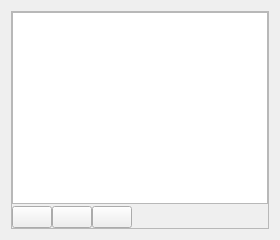
      <widget class="QWidget" name="FuncTab">
       <attribute name="icon">
        <iconset resource="../res/icons.qrc">
         <normaloff>:/MainWindow/icons/20x20/functions.png</normaloff>:/MainWindow/icons/20x20/functions.png</iconset>
       </attribute>
       <attribute name="title">
        <string>Функции</string>
       </attribute>
       <layout class="QGridLayout" name="gridLayout">
        <item row="0" column="0">
         <widget class="QSplitter" name="FuncSplitter">
          <property name="sizePolicy">
           <sizepolicy hsizetype="Expanding" vsizetype="Preferred">
            <horstretch>1</horstretch>
            <verstretch>1</verstretch>
           </sizepolicy>
          </property>
          <property name="orientation">
           <enum>Qt::Horizontal</enum>
          </property>
          <widget class="QFrame" name="frame_5">
           <property name="sizePolicy">
            <sizepolicy hsizetype="Preferred" vsizetype="Preferred">
             <horstretch>1</horstretch>
             <verstretch>0</verstretch>
            </sizepolicy>
           </property>
           <property name="frameShape">
            <enum>QFrame::StyledPanel</enum>
           </property>
           <property name="frameShadow">
            <enum>QFrame::Raised</enum>
           </property>
           <layout class="QGridLayout" name="gridLayout_6">
            <property name="horizontalSpacing">
             <number>0</number>
            </property>
            <property name="verticalSpacing">
             <number>2</number>
            </property>
            <property name="margin">
             <number>0</number>
            </property>
            <item row="0" column="0">
             <widget class="QListWidget" name="FuncList">
              <property name="sizePolicy">
               <sizepolicy hsizetype="Preferred" vsizetype="Expanding">
                <horstretch>0</horstretch>
                <verstretch>0</verstretch>
               </sizepolicy>
              </property>
              <property name="minimumSize">
               <size>
                <width>150</width>
                <height>0</height>
               </size>
              </property>
              <property name="maximumSize">
               <size>
                <width>16777215</width>
                <height>16777215</height>
               </size>
              </property>
              <property name="sizeIncrement">
               <size>
                <width>100</width>
                <height>0</height>
               </size>
              </property>
              <property name="baseSize">
               <size>
                <width>0</width>
                <height>0</height>
               </size>
              </property>
              <property name="palette">
               <palette>
                <active>
                 <colorrole role="AlternateBase">
                  <brush brushstyle="SolidPattern">
                   <color alpha="255">
                    <red>229</red>
                    <green>241</green>
                    <blue>255</blue>
                   </color>
                  </brush>
                 </colorrole>
                </active>
                <inactive>
                 <colorrole role="AlternateBase">
                  <brush brushstyle="SolidPattern">
                   <color alpha="255">
                    <red>229</red>
                    <green>241</green>
                    <blue>255</blue>
                   </color>
                  </brush>
                 </colorrole>
                </inactive>
                <disabled>
                 <colorrole role="AlternateBase">
                  <brush brushstyle="SolidPattern">
                   <color alpha="255">
                    <red>229</red>
                    <green>241</green>
                    <blue>255</blue>
                   </color>
                  </brush>
                 </colorrole>
                </disabled>
               </palette>
              </property>
              <property name="font">
               <font>
                <family>Droid Sans</family>
                <pointsize>10</pointsize>
               </font>
              </property>
              <property name="alternatingRowColors">
               <bool>true</bool>
              </property>
             </widget>
            </item>
            <item row="1" column="0">
             <layout class="QHBoxLayout" name="horizontalLayout_9">
              <item>
               <widget class="QPushButton" name="butAddFunc">
                <property name="text">
                 <string/>
                </property>
                <property name="icon">
                 <iconset resource="../res/icons.qrc">
                  <normaloff>:/MainWindow/icons/16x16/add.png</normaloff>:/MainWindow/icons/16x16/add.png</iconset>
                </property>
                <property name="iconSize">
                 <size>
                  <width>16</width>
                  <height>16</height>
                 </size>
                </property>
               </widget>
              </item>
              <item>
               <widget class="QPushButton" name="butDelFunc">
                <property name="text">
                 <string/>
                </property>
                <property name="icon">
                 <iconset resource="../res/icons.qrc">
                  <normaloff>:/MainWindow/icons/16x16/delete.png</normaloff>:/MainWindow/icons/16x16/delete.png</iconset>
                </property>
                <property name="iconSize">
                 <size>
                  <width>16</width>
                  <height>16</height>
                 </size>
                </property>
               </widget>
              </item>
              <item>
               <widget class="QPushButton" name="butRenameFunc">
                <property name="text">
                 <string/>
                </property>
                <property name="icon">
                 <iconset resource="../res/icons.qrc">
                  <normaloff>:/MainWindow/icons/16x16/edit.png</normaloff>:/MainWindow/icons/16x16/edit.png</iconset>
                </property>
                <property name="iconSize">
                 <size>
                  <width>16</width>
                  <height>16</height>
                 </size>
                </property>
               </widget>
              </item>
              <item>
               <spacer name="horizontalSpacer_5">
                <property name="orientation">
                 <enum>Qt::Horizontal</enum>
                </property>
                <property name="sizeHint" stdset="0">
                 <size>
                  <width>43</width>
                  <height>20</height>
                 </size>
                </property>
               </spacer>
              </item>
             </layout>
            </item>
           </layout>
          </widget>
         </widget>
        </item>
       </layout>
      </widget>
